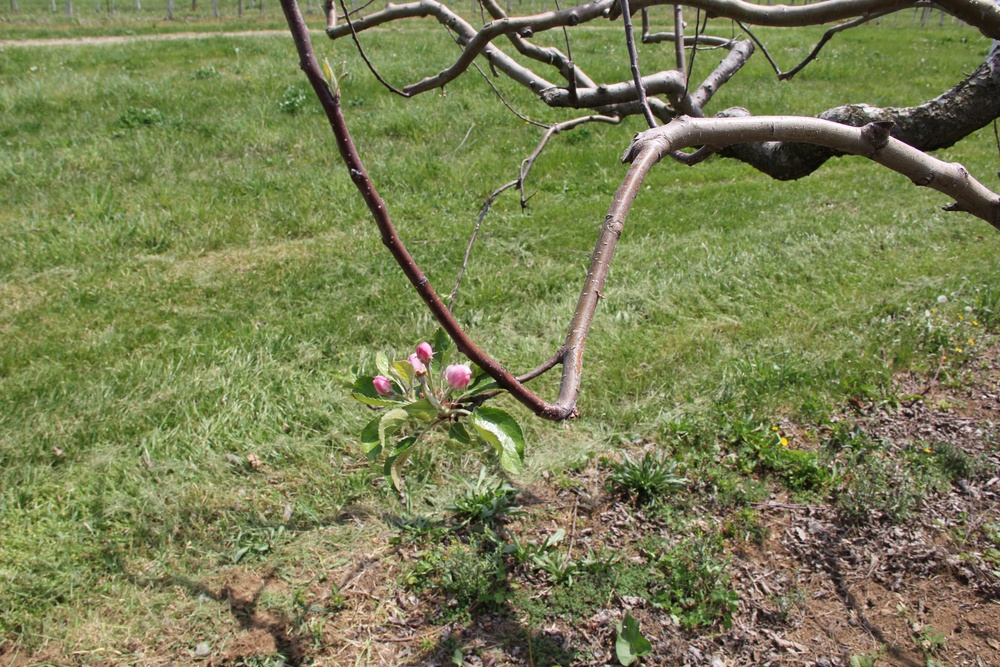
#> input picture runs/mobilenet_v3/eval_samples/✓_apple_0.98_true_apple_val_00004455.JPG, 1000 x 667 px, shrunk from 5184 x 3456 before the run; its folder holds only this picture in this run
$ python -i check_apple_samples.py   (imports and definitions only)
#> lines starting #> are read from the running program, lines starting #| are printed output that depends on the picture; after the words box and inside, x2 and y2 are one past the last pixel; in counts of white or black regions, pixels touching at a corner belong together
#!/usr/bin/env python3
"""
检查苹果图片样本，分析图片内容并对比JSON标注
"""

import json
import cv2
import numpy as np
from pathlib import Path
from PIL import Image

def analyze_image(img_path):
    """分析图片并返回特征"""
    try:
        img = cv2.imread(str(img_path))
#> img is the input picture: shape (667, 1000, 3); mean B, G, R 83.7, 127.2, 122.1
        if img is None:
            return None

        img_rgb = cv2.cvtColor(img, cv2.COLOR_BGR2RGB)
        img_hsv = cv2.cvtColor(img, cv2.COLOR_BGR2HSV)
#> img_hsv: shape (667, 1000, 3); mean H, S, V 34.5, 97.6, 132

        height, width = img.shape[:2]

        # 颜色分析
        avg_r = np.mean(img_rgb[:, :, 0])
#> avg_r = 122.1
        avg_g = np.mean(img_rgb[:, :, 1])
#> avg_g = 127.2
        avg_b = np.mean(img_rgb[:, :, 2])
#> avg_b = 83.69

        # 红色区域
        red_lower1 = np.array([0, 50, 50])
        red_upper1 = np.array([10, 255, 255])
        red_lower2 = np.array([170, 50, 50])
        red_upper2 = np.array([180, 255, 255])
        red_mask1 = cv2.inRange(img_hsv, red_lower1, red_upper1)
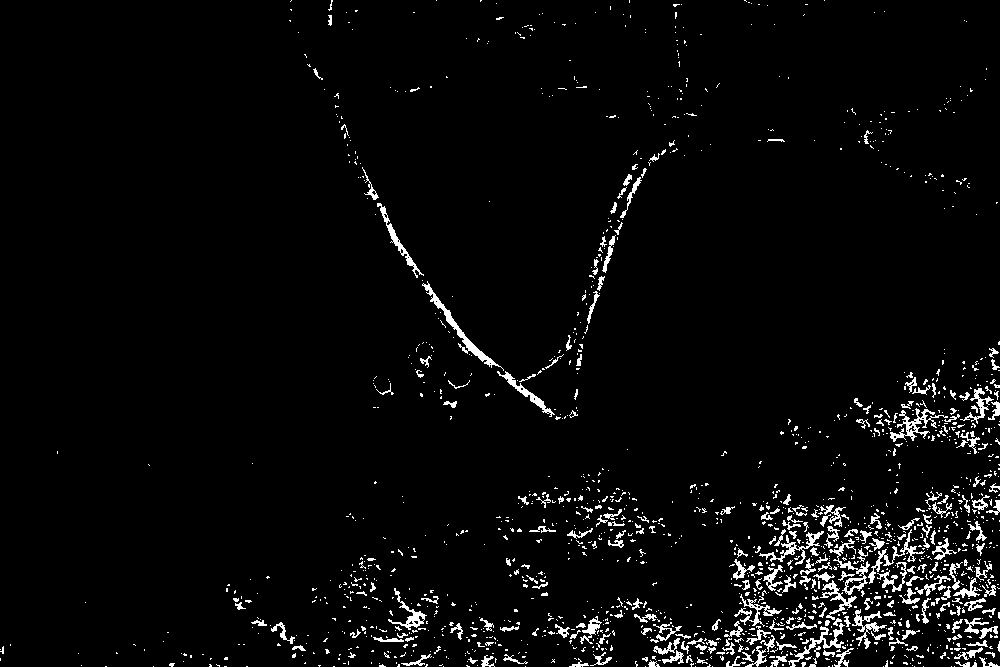
#> red_mask1: shape (667, 1000); 3.7% white in thin lines or dots
        red_mask2 = cv2.inRange(img_hsv, red_lower2, red_upper2)
#> red_mask2: shape (667, 1000); 0.41% white in thin lines or dots, all inside (x1, y1, x2, y2) = (291, 0, 1000, 667)
        red_mask = cv2.bitwise_or(red_mask1, red_mask2)
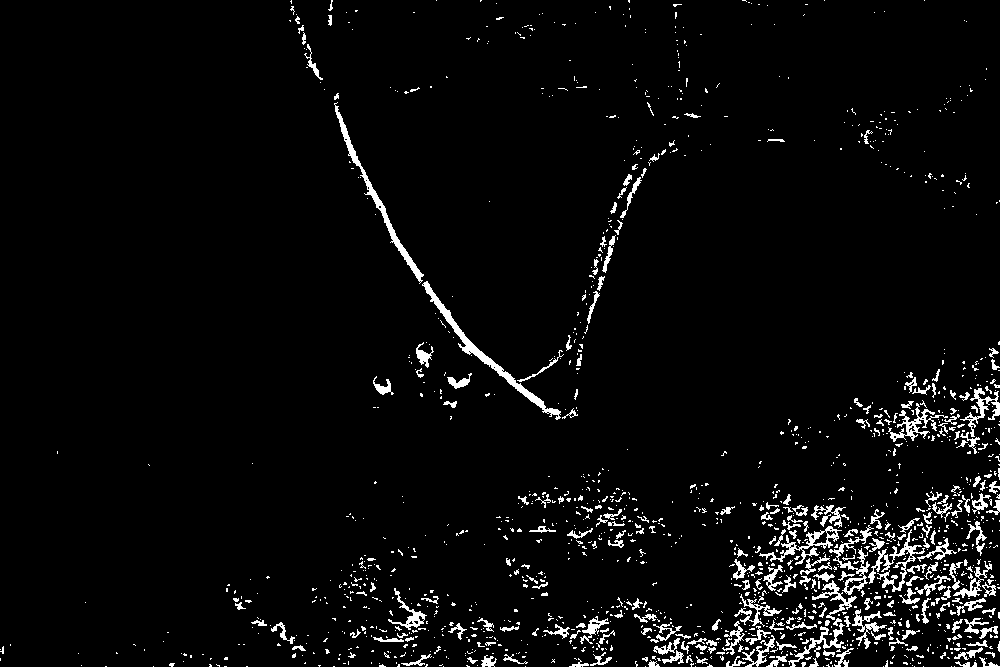
#> red_mask: shape (667, 1000); 4.1% white in thin lines or dots
        red_ratio = np.sum(red_mask > 0) / (width * height)
#> red_ratio = 0.0413

        # 粉色/白色区域
        pink_lower = np.array([140, 30, 150])
        pink_upper = np.array([170, 100, 255])
        pink_mask = cv2.inRange(img_hsv, pink_lower, pink_upper)
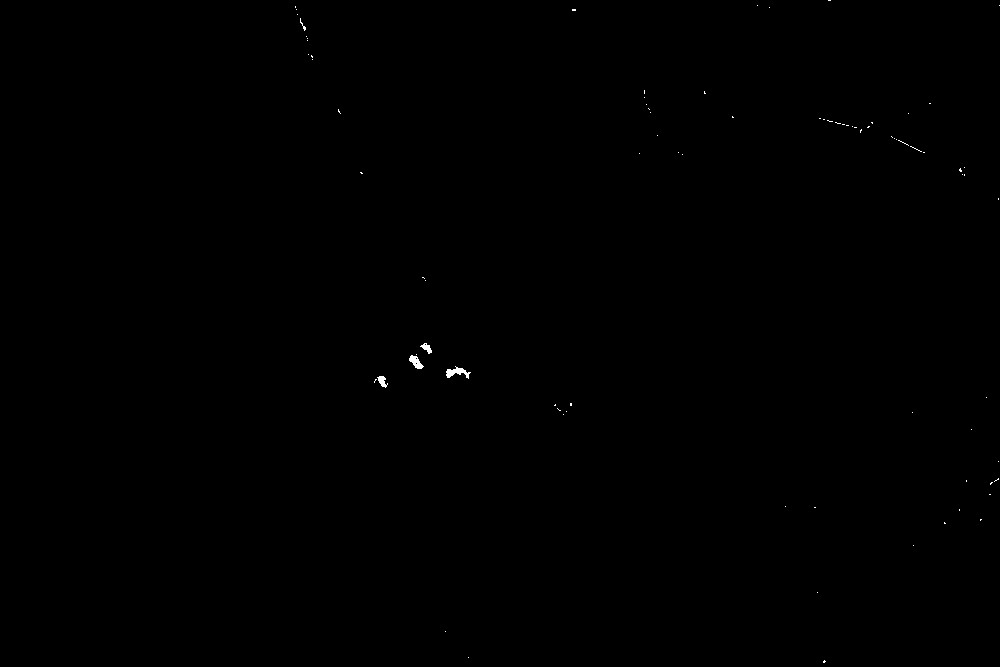
#> pink_mask: shape (667, 1000); 0.09% white; 83 white regions (78 under 20 px), largest, box (x1, y1, x2, y2) and area: (446, 366, 471, 379) 144, (409, 355, 424, 369) 110, (377, 376, 388, 388) 71, (420, 343, 432, 354) 64, (300, 18, 306, 31) 21
        white_lower = np.array([0, 0, 200])
        white_upper = np.array([180, 30, 255])
        white_mask = cv2.inRange(img_hsv, white_lower, white_upper)
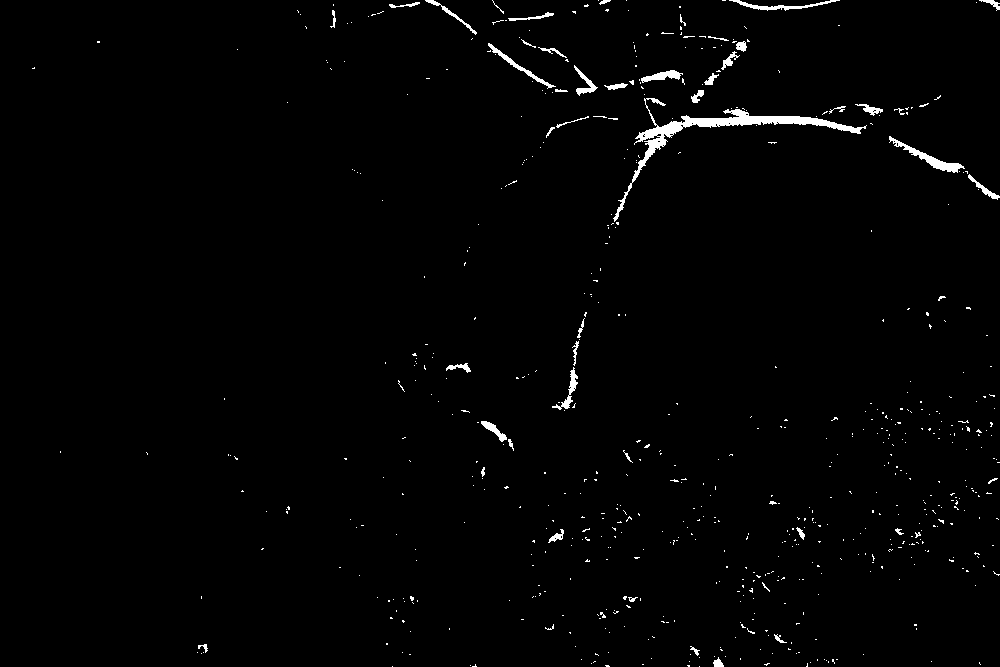
#> white_mask: shape (667, 1000); 1.3% white; 639 white regions (592 under 20 px), largest, box (x1, y1, x2, y2) and area: (613, 98, 867, 222) 2540, (889, 136, 965, 173) 525, (729, 0, 840, 11) 334
        pink_white_ratio = np.sum(cv2.bitwise_or(pink_mask, white_mask) > 0) / (width * height)
#> pink_white_ratio = 0.0142

        # 绿色区域
        green_lower = np.array([40, 50, 50])
        green_upper = np.array([80, 255, 255])
        green_mask = cv2.inRange(img_hsv, green_lower, green_upper)
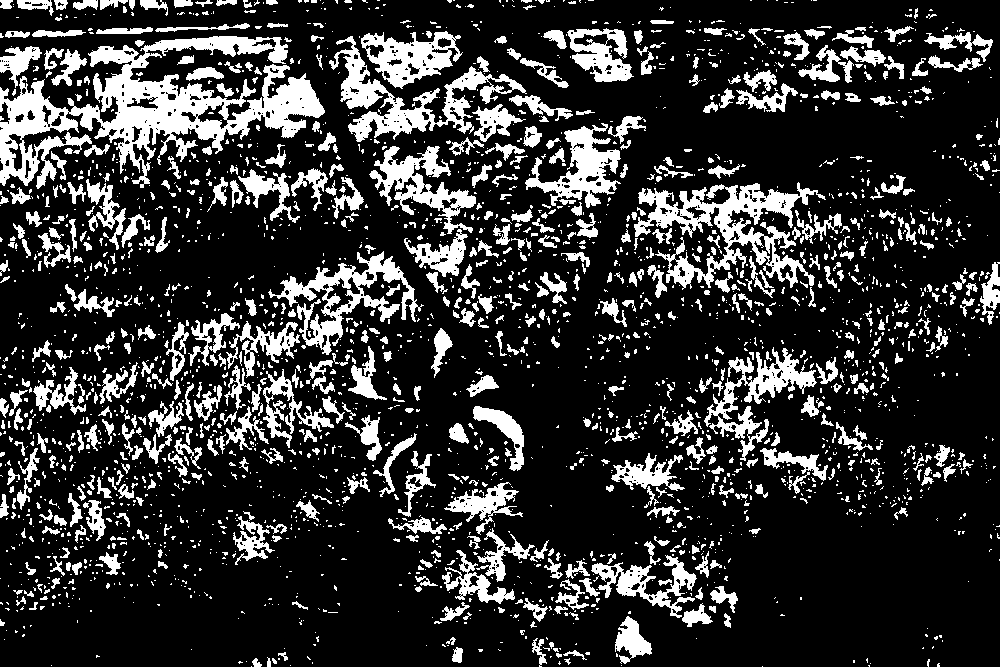
#> green_mask: shape (667, 1000); 20.3% white; 2705 white regions (2043 under 20 px), largest, box (x1, y1, x2, y2) and area: (0, 36, 325, 189) 17675, (634, 182, 826, 290) 7065, (329, 36, 527, 142) 5169
        green_ratio = np.sum(green_mask > 0) / (width * height)
#> green_ratio = 0.203

        # 亮度
        brightness = np.mean(img_hsv[:, :, 2])
#> brightness = 132
        saturation = np.mean(img_hsv[:, :, 1])
#> saturation = 97.6

        return {
            'size': (width, height),
            'avg_rgb': (avg_r, avg_g, avg_b),
            'red_ratio': red_ratio,
            'pink_white_ratio': pink_white_ratio,
            'green_ratio': green_ratio,
            'brightness': brightness,
            'saturation': saturation
        }
    except Exception as e:
        print(f"错误: {e}")
        return None

# [59 lines left out: function check_samples, not called in this run]

# [2 lines not run here, left out]

>>> result = analyze_image('../../../runs/mobilenet_v3/eval_samples/✓_apple_0.98_true_apple_val_00004455.JPG')
#> result = {'size': (1000, 667), 'avg_rgb': (122.1, 127.2, 83.69), 'red_ratio': 0.0413, 'pink_white_ratio': 0.0142, 'green_ratio': 0.203, 'brightness': 132, 'saturation': 97.6}

$ run again, on runs/mobilenet_v3/eval_samples/✓_apple_1.00_true_apple_val_00004287.jpg
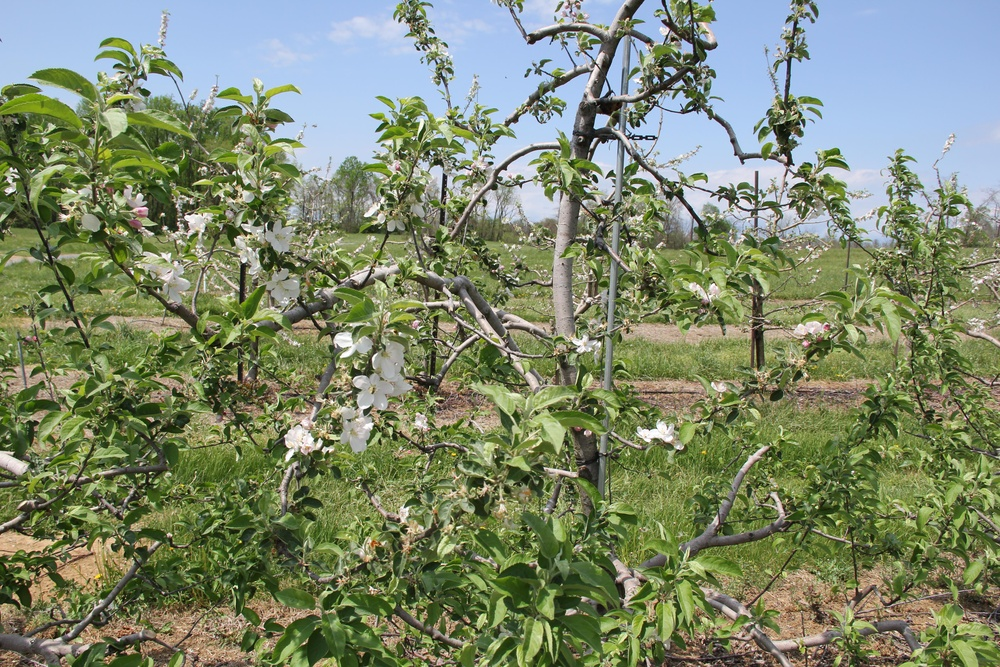
#> input picture runs/mobilenet_v3/eval_samples/✓_apple_1.00_true_apple_val_00004287.jpg, 1000 x 667 px, shrunk from 5184 x 3456 before the run
#> in analyze_image, img is the input picture: shape (667, 1000, 3); mean B, G, R 108.6, 136, 125.2
#> img_hsv: shape (667, 1000, 3); mean H, S, V 50.5, 95.9, 145.2
#> avg_r = 125.2
#> avg_g = 136
#> avg_b = 108.6
#> in analyze_image, `red_mask1 = cv2.inRange(img_hsv, red_lower1, red_upper1)`:
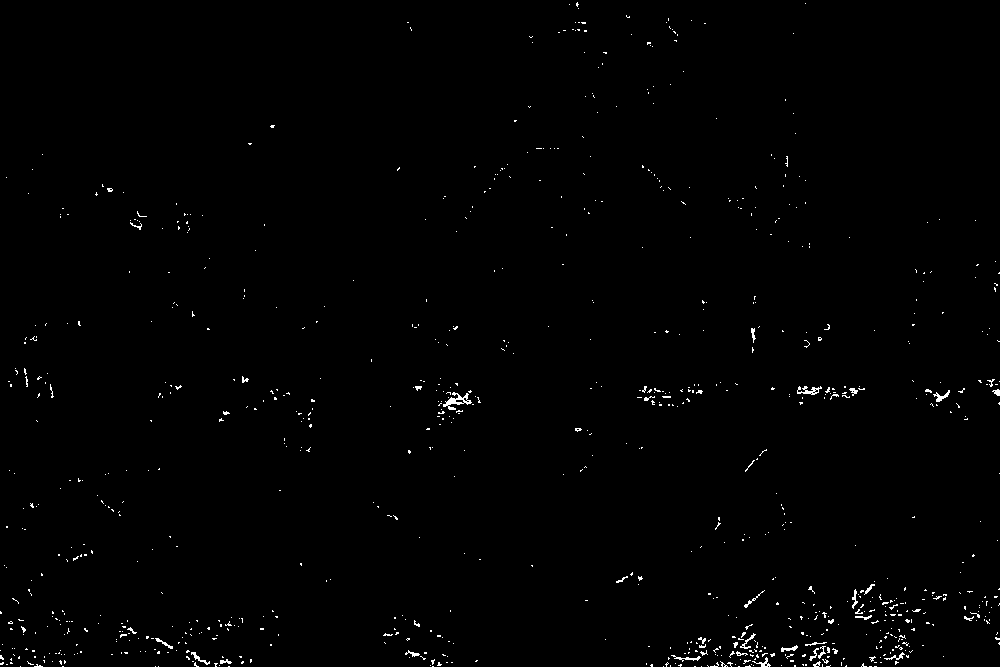
#> red_mask1: shape (667, 1000); 0.74% white in thin lines or dots
#> red_mask2: shape (667, 1000); 0.06% white in thin lines or dots
#> red_mask: shape (667, 1000); 0.8% white in thin lines or dots
#> red_ratio = 0.00796
#> pink_mask: shape (667, 1000); 0.02% white in thin lines or dots
#> white_mask: shape (667, 1000); 3.2% white; 1879 white regions (1698 under 20 px), largest, box (x1, y1, x2, y2) and area: (693, 162, 786, 204) 1426, (513, 181, 560, 225) 1027, (816, 167, 896, 189) 752
#> pink_white_ratio = 0.0324
#> in analyze_image, `green_mask = cv2.inRange(img_hsv, green_lower, green_upper)`:
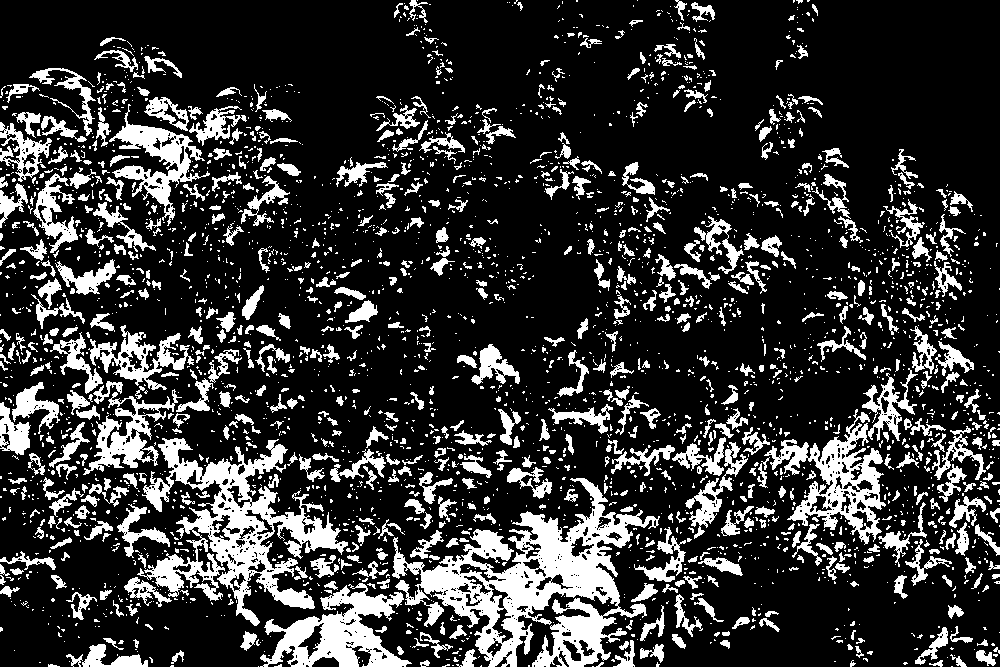
#> green_mask: shape (667, 1000); 20.7% white; 3127 white regions (2407 under 20 px), largest, box (x1, y1, x2, y2) and area: (392, 478, 660, 667) 17927, (137, 438, 348, 626) 12640, (260, 583, 412, 667) 5626
#> green_ratio = 0.207
#> brightness = 145.2
#> saturation = 95.89
#> result = {'size': (1000, 667), 'avg_rgb': (125.2, 136, 108.6), 'red_ratio': 0.00796, 'pink_white_ratio': 0.0324, 'green_ratio': 0.207, 'brightness': 145.2, 'saturation': 95.89}
